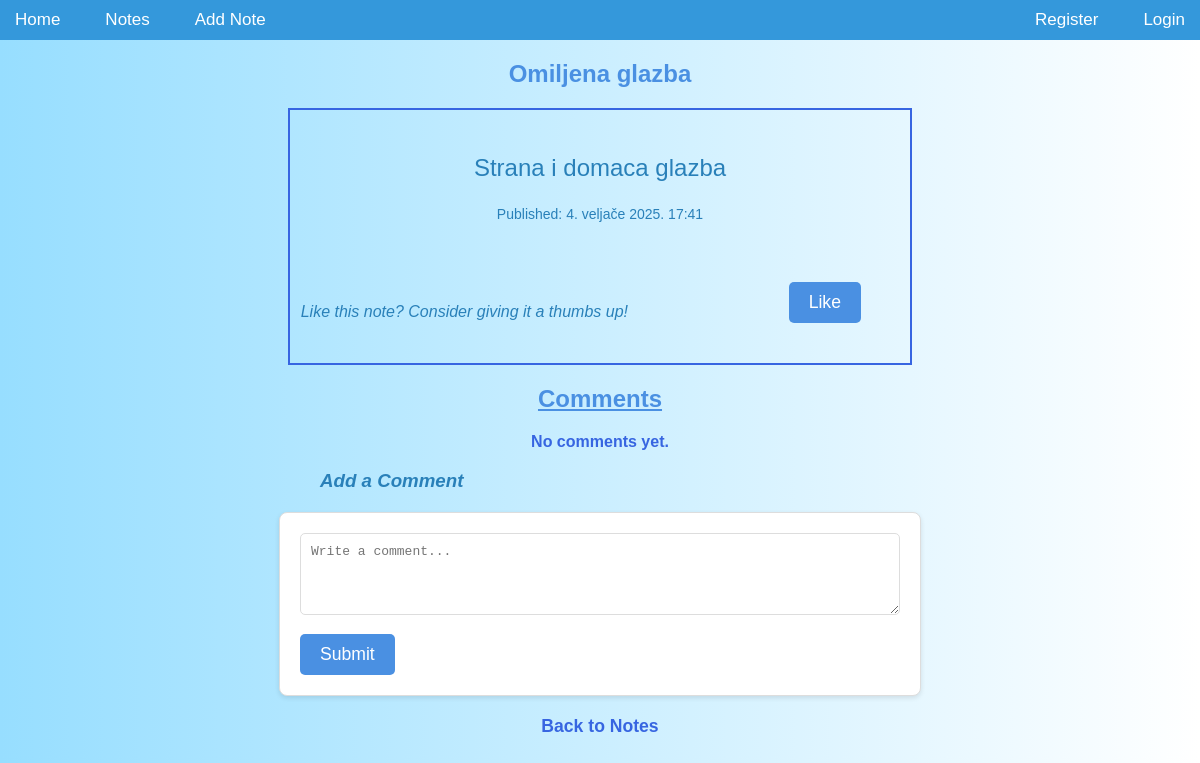
The app's page /notes/59/, older data.
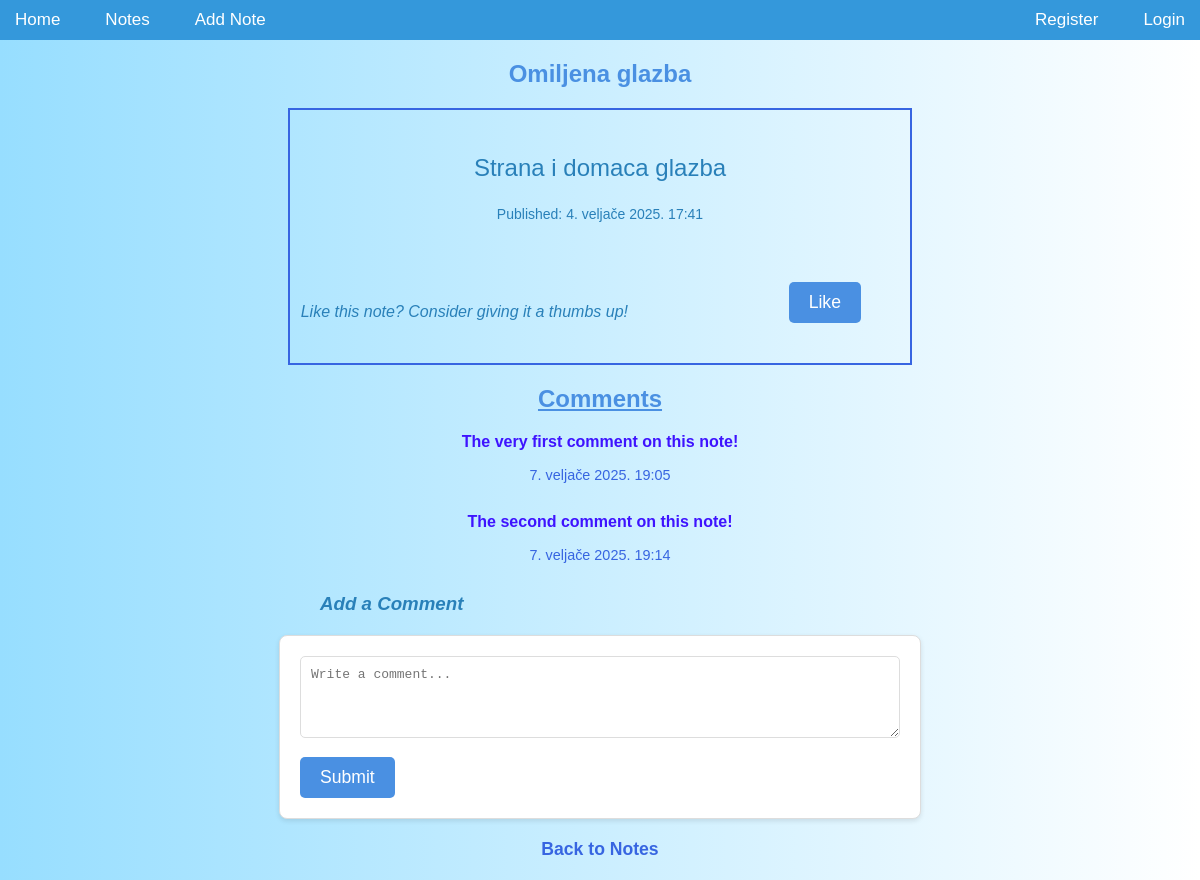
The same page, newer data.
### notes/models.py (models this page shows, shortened)
class Comment(models.Model):
    note = models.ForeignKey(Note, on_delete=models.CASCADE, related_name='comments')
    text = models.TextField()
    created_at = models.DateTimeField(auto_now_add=True)

### notes/views.py (the view)
# urls.py: path('<int:note_id>/', views.detail, name='detail'),
def detail(request, note_id):
    note = get_object_or_404(Note, pk=note_id)
    comments = note.comments.all()
    return render(request, 'notes/detail.html', {'note': note, 'comments': comments})

### notes/templates/notes/detail.html (shortened to what this page needs)
{% extends 'notes/base.html' %}
{% block content %}
    <h2>{{ note.title }}</h2>
    <div class="note-content">
        <p class="note-actual-content">{{ note.content }}</p>
        <p class="published">Published: {{ note.pub_date }}</p>
        <div class="text-likebutton">
            <p><em>Like this note? Consider giving it a thumbs up!</em></p>
            <form class = 'like' action="{% url 'notes:like' note.id %}" method="post">
                <button type="submit">Like</button>
            </form>
        </div>
    </div>
    <h2 style="text-decoration: underline;">
        Comments
    </h2>
    {% for comment in comments %}
    <div class="comment">
        <p class="comment-text">{{ comment.text }}</p>
        <p class="comment-date">{{ comment.created_at }}</p>
    </div>
    {% empty %}
        <p class="no-comment">No comments yet.</p>
    {% endfor %}
    <h3 style="margin-left: 300px; color: #2980b9;"><em>Add a Comment</em></h3>
    <form method="post" action="{% url 'notes:add_comment' note.id %}">
        <textarea name="comment_text" rows="4" cols="50" placeholder="Write a comment..."></textarea><br>
        <button type="submit">Submit</button>
    </form>
    <a href="{% url 'notes:index' %}" class="back-to-notes">Back to Notes</a>
{% endblock %}

Row changes from the older to the newer data that the page shows:
added Comment: text "The very first comment on this note!", created_at "7. veljače 2025. 19:05"
added Comment: text "The second comment on this note!", created_at "7. veljače 2025. 19:14"
Text that changed along with them:
text no longer shown: "No comments yet."
